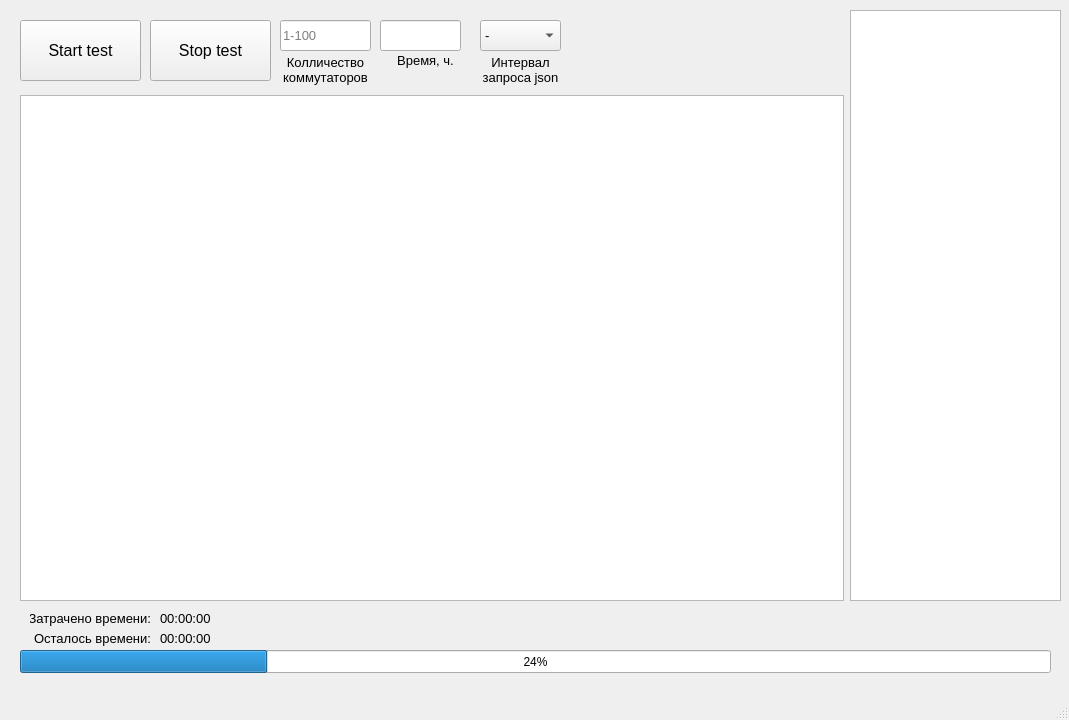
<?xml version="1.0" encoding="UTF-8"?>
<ui version="4.0">
 <class>MainWindow</class>
 <widget class="QMainWindow" name="MainWindow">
  <property name="geometry">
   <rect>
    <x>0</x>
    <y>0</y>
    <width>1069</width>
    <height>720</height>
   </rect>
  </property>
  <property name="minimumSize">
   <size>
    <width>1069</width>
    <height>720</height>
   </size>
  </property>
  <property name="maximumSize">
   <size>
    <width>1069</width>
    <height>720</height>
   </size>
  </property>
  <property name="windowTitle">
   <string>MainWindow</string>
  </property>
  <widget class="QWidget" name="centralwidget">
   <widget class="QPushButton" name="StartButton">
    <property name="geometry">
     <rect>
      <x>20</x>
      <y>20</y>
      <width>121</width>
      <height>61</height>
     </rect>
    </property>
    <property name="font">
     <font>
      <pointsize>12</pointsize>
      <weight>50</weight>
      <bold>false</bold>
      <stylestrategy>PreferAntialias</stylestrategy>
     </font>
    </property>
    <property name="text">
     <string>Start test</string>
    </property>
   </widget>
   <widget class="QLabel" name="DeviceCount">
    <property name="geometry">
     <rect>
      <x>280</x>
      <y>50</y>
      <width>91</width>
      <height>41</height>
     </rect>
    </property>
    <property name="font">
     <font>
      <pointsize>10</pointsize>
     </font>
    </property>
    <property name="text">
     <string>Колличество&lt;br&gt; коммутаторов</string>
    </property>
    <property name="alignment">
     <set>Qt::AlignCenter</set>
    </property>
   </widget>
   <widget class="QLineEdit" name="slotCount">
    <property name="geometry">
     <rect>
      <x>280</x>
      <y>20</y>
      <width>91</width>
      <height>31</height>
     </rect>
    </property>
    <property name="font">
     <font>
      <pointsize>10</pointsize>
     </font>
    </property>
    <property name="placeholderText">
     <string>1-100</string>
    </property>
   </widget>
   <widget class="QPushButton" name="StopButton">
    <property name="geometry">
     <rect>
      <x>150</x>
      <y>20</y>
      <width>121</width>
      <height>61</height>
     </rect>
    </property>
    <property name="font">
     <font>
      <pointsize>12</pointsize>
      <weight>50</weight>
      <bold>false</bold>
      <stylestrategy>PreferAntialias</stylestrategy>
     </font>
    </property>
    <property name="text">
     <string>Stop test</string>
    </property>
   </widget>
   <widget class="QLabel" name="TimeSpent">
    <property name="geometry">
     <rect>
      <x>30</x>
      <y>610</y>
      <width>121</width>
      <height>16</height>
     </rect>
    </property>
    <property name="font">
     <font>
      <pointsize>10</pointsize>
     </font>
    </property>
    <property name="text">
     <string>Затрачено времени:</string>
    </property>
    <property name="alignment">
     <set>Qt::AlignRight|Qt::AlignTrailing|Qt::AlignVCenter</set>
    </property>
   </widget>
   <widget class="QLabel" name="TimeLeft">
    <property name="geometry">
     <rect>
      <x>20</x>
      <y>630</y>
      <width>131</width>
      <height>16</height>
     </rect>
    </property>
    <property name="font">
     <font>
      <pointsize>10</pointsize>
     </font>
    </property>
    <property name="text">
     <string>Осталось времени:</string>
    </property>
    <property name="alignment">
     <set>Qt::AlignRight|Qt::AlignTrailing|Qt::AlignVCenter</set>
    </property>
   </widget>
   <widget class="QLabel" name="SpentTimer">
    <property name="geometry">
     <rect>
      <x>160</x>
      <y>610</y>
      <width>121</width>
      <height>16</height>
     </rect>
    </property>
    <property name="font">
     <font>
      <pointsize>10</pointsize>
     </font>
    </property>
    <property name="text">
     <string>00:00:00</string>
    </property>
   </widget>
   <widget class="QLabel" name="LeftTimer">
    <property name="geometry">
     <rect>
      <x>160</x>
      <y>630</y>
      <width>121</width>
      <height>16</height>
     </rect>
    </property>
    <property name="font">
     <font>
      <pointsize>10</pointsize>
     </font>
    </property>
    <property name="text">
     <string>00:00:00</string>
    </property>
   </widget>
   <widget class="QLineEdit" name="timeEdit">
    <property name="geometry">
     <rect>
      <x>380</x>
      <y>20</y>
      <width>81</width>
      <height>31</height>
     </rect>
    </property>
   </widget>
   <widget class="QLabel" name="label">
    <property name="geometry">
     <rect>
      <x>380</x>
      <y>50</y>
      <width>91</width>
      <height>21</height>
     </rect>
    </property>
    <property name="font">
     <font>
      <pointsize>10</pointsize>
     </font>
    </property>
    <property name="text">
     <string>Время, ч.</string>
    </property>
    <property name="alignment">
     <set>Qt::AlignCenter</set>
    </property>
   </widget>
   <widget class="QProgressBar" name="progress_bar">
    <property name="geometry">
     <rect>
      <x>20</x>
      <y>650</y>
      <width>1031</width>
      <height>23</height>
     </rect>
    </property>
    <property name="value">
     <number>24</number>
    </property>
   </widget>
   <widget class="QTableWidget" name="deviceTable">
    <property name="geometry">
     <rect>
      <x>20</x>
      <y>95</y>
      <width>824</width>
      <height>506</height>
     </rect>
    </property>
   </widget>
   <widget class="QListWidget" name="log">
    <property name="geometry">
     <rect>
      <x>850</x>
      <y>10</y>
      <width>211</width>
      <height>591</height>
     </rect>
    </property>
   </widget>
   <widget class="QComboBox" name="requestTime">
    <property name="geometry">
     <rect>
      <x>480</x>
      <y>20</y>
      <width>81</width>
      <height>31</height>
     </rect>
    </property>
    <property name="font">
     <font>
      <pointsize>10</pointsize>
     </font>
    </property>
    <item>
     <property name="text">
      <string>-</string>
     </property>
    </item>
    <item>
     <property name="text">
      <string>10</string>
     </property>
    </item>
    <item>
     <property name="text">
      <string>20</string>
     </property>
    </item>
    <item>
     <property name="text">
      <string>30</string>
     </property>
    </item>
    <item>
     <property name="text">
      <string>40</string>
     </property>
    </item>
    <item>
     <property name="text">
      <string>50</string>
     </property>
    </item>
    <item>
     <property name="text">
      <string>60</string>
     </property>
    </item>
   </widget>
   <widget class="QLabel" name="label_2">
    <property name="geometry">
     <rect>
      <x>470</x>
      <y>50</y>
      <width>101</width>
      <height>41</height>
     </rect>
    </property>
    <property name="font">
     <font>
      <pointsize>10</pointsize>
     </font>
    </property>
    <property name="text">
     <string>&lt;html&gt;&lt;head/&gt;&lt;body&gt;&lt;p&gt;Интервал &lt;br&gt;запроса json&lt;/p&gt;&lt;/body&gt;&lt;/html&gt;</string>
    </property>
    <property name="alignment">
     <set>Qt::AlignCenter</set>
    </property>
   </widget>
  </widget>
  <widget class="QStatusBar" name="statusbar"/>
 </widget>
 <resources/>
 <connections/>
</ui>
